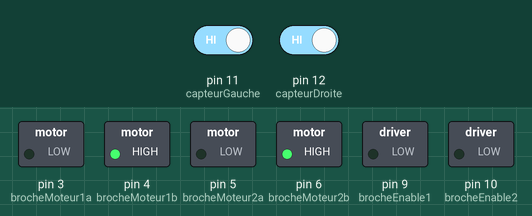
Recording of a sketch running on a simulated Arduino Uno, built with avr-gcc and run on an emulated ATmega328P. Shown: switched loads named in the sketch (green lamp = pin HIGH). Dashed ring = blinking. The test bench sets the inputs (shaded band); at power-on: pin 11 (capteurGauche) HIGH, pin 12 (capteurDroite) HIGH.

Above: at 3.2 s.
3.3 s: pin 11 (capteurGauche) driven LOW
At 3.5 s:
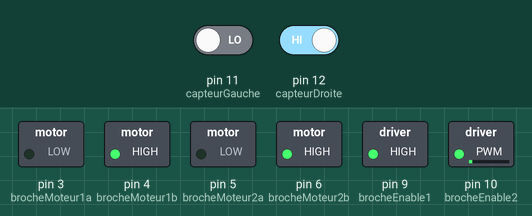
6.3 s: pin 12 (capteurDroite) driven LOW
7.8 s: pin 11 (capteurGauche) driven HIGH
At 8.0 s:
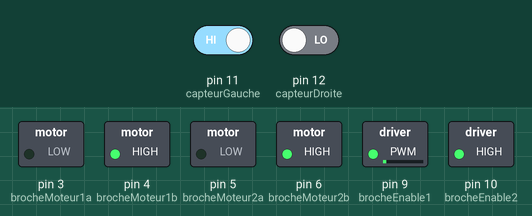
10.8 s: pin 12 (capteurDroite) driven HIGH
At 11.5 s:
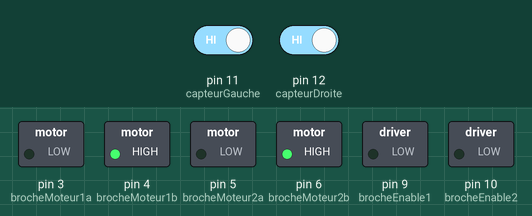
12.3 s: pin 11 (capteurGauche) driven LOW
At 12.62 s:
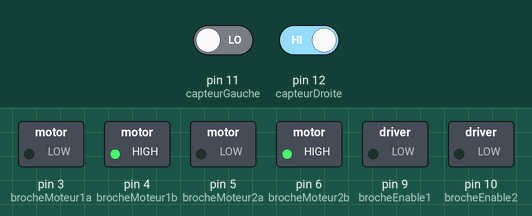
Timing chart, 0 to 16.3 s (numbered marks = the images above; inputs shaded):
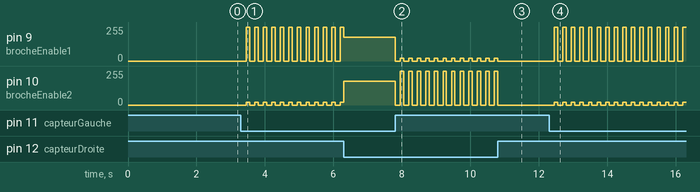

The sketch:

suiveur_de_ligne.ino
```cpp
#define capteurGauche 11
#define capteurDroite 12

//s'il capte la couleur noire le capteur s'allume, donc si
//valeurDroite==1 && valeurGauche == 1 ==> ligne blanche
//valeurDroite==0 && valeurGauche == 0 ==> ligne noire
//capteur D = 0 ==> moteur D = 1
//capteur G = 0 ==> moteur G = 1

#define brocheMoteur1a 3 // Premier moteur
#define brocheMoteur1b 4 // Premier moteur
#define brocheEnable1 9 // broche enable du L298N pour le premier moteur
#define brocheMoteur2a 5 // Deuxième moteur
#define brocheMoteur2b 6 // Deuxième moteur
#define brocheEnable2 10 //  broche enable du L298N pour le deuxième moteur


int initialDroite; // état initial du capteur de droite
int initialGauche; // état initial du capteur de gauche

int vitesse = 180;
int turn_speed = 20;    // MAX 255
int turn_delay = 10;


void setup() {

  // réglage des sorties
  pinMode(brocheMoteur1a, OUTPUT);
  pinMode(brocheMoteur1b, OUTPUT);
  pinMode(brocheEnable1, OUTPUT);
  pinMode(brocheMoteur2a, OUTPUT);
  pinMode(brocheMoteur2b, OUTPUT);
  pinMode(brocheEnable2, OUTPUT);

  // on demeure immobile pour l'instant
  digitalWrite(brocheEnable1, 0);
  digitalWrite(brocheEnable2, 0);

  // réglage en marche avant
  digitalWrite(brocheMoteur1a, LOW);
  digitalWrite(brocheMoteur1b, HIGH);
  digitalWrite(brocheMoteur2a, LOW);
  digitalWrite(brocheMoteur2b, HIGH);

  delay(2000); // on se donne le temps de placer le robot à son point de départ

  // lecture des valeurs initiales (on suppose que les capteurs sont de part et d'autre de la ligne)
  initialDroite = analogRead(capteurDroite);
  initialGauche = analogRead(capteurGauche);

}

void loop() {
  int valeurDroite, valeurGauche;

  valeurDroite = digitalRead(capteurDroite);
  valeurGauche = digitalRead(capteurGauche);

  if (valeurDroite==0 && valeurGauche ==0) {
    // on continue tout droit
    analogWrite(brocheEnable1, vitesse);
    analogWrite(brocheEnable2, vitesse);
  }
  else if (valeurDroite==1 && valeurGauche == 0) {
    // on tourne à gauche
    digitalWrite(brocheEnable1, 0);
    digitalWrite(brocheEnable2, 0);

    delay(150);

    digitalWrite(brocheEnable1, 180);
    analogWrite(brocheEnable2, turn_speed);
  }

  else if (valeurDroite==0 && valeurGauche ==1) {
    // on tourne à droite
    digitalWrite(brocheEnable1, 0);
    digitalWrite(brocheEnable2, 0);

    delay(150);

    digitalWrite(brocheEnable2, 180);
    analogWrite(brocheEnable1, turn_speed);
    //delay(turn_delay);

  }

  else if (valeurDroite==1 && valeurGauche == 1){
    // on s'arrête
    digitalWrite(brocheEnable1, 0);
    digitalWrite(brocheEnable2, 0);
  }

  delay(100);
}
```

Measured:
- after the input at 3.3 s, pin 9 (brocheEnable1): alternates 255/255 for 0.10 s and 0/255 for 0.15 s, starting after 0.15 s; pin 10 (brocheEnable2): alternates 20/255 for 0.10 s and 0/255 for 0.15 s, starting after 0.15 s
- after the input at 7.8 s, pin 9 (brocheEnable1): alternates 20/255 for 0.10 s and 0/255 for 0.15 s, starting at once; pin 10 (brocheEnable2): alternates 255/255 for 0.10 s and 0/255 for 0.15 s, starting at once
- after the input at 10.8 s, pin 9 (brocheEnable1), pin 10 (brocheEnable2): goes on until 10.8 s, then stays 0/255
- after the input at 12.3 s, pin 9 (brocheEnable1): alternates 255/255 for 0.10 s and 0/255 for 0.15 s, starting after 0.15 s; pin 10 (brocheEnable2): alternates 20/255 for 0.10 s and 0/255 for 0.15 s, starting after 0.15 s
